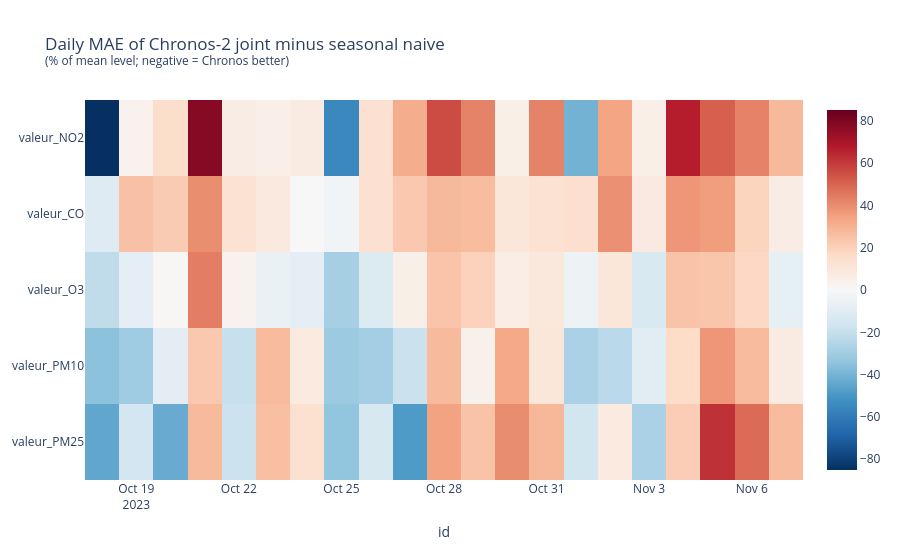

The notebook cell this image was saved under:
### Code cell
# Where does Chronos-2 beat or lose to seasonal naive most clearly? (daily MAE gap per pollutant, % of mean level)
daily_gap = ((val[pollutants] - pred_chronos_joint[pollutants]).abs() - (val[pollutants] - pred_snaive[pollutants]).abs()).resample("D").mean() / level * 100
fig = px.imshow(daily_gap.T, color_continuous_scale="RdBu_r", color_continuous_midpoint=0, aspect="auto",
                title="Daily MAE of Chronos-2 joint minus seasonal naive <br><sup>(% of mean level; negative = Chronos better)</sup>")
fig.show()

### Figure 1 — Plotly figure (JSON) as saved in the notebook; plotly's stock layout.template omitted (floating-point values rounded to 4 significant figures)
{"data": [{"coloraxis": "coloraxis", "hovertemplate": "id: %{x}<br>y: %{y}<br>color: %{z}<extra></extra>", "name": "0", "type": "heatmap", "x": ["2023-10-18T00:00:00.000000", "2023-10-19T00:00:00.000000", "2023-10-20T00:00:00.000000", "2023-10-21T00:00:00.000000", "2023-10-22T00:00:00.000000", "2023-10-23T00:00:00.000000", "2023-10-24T00:00:00.000000", "2023-10-25T00:00:00.000000", "2023-10-26T00:00:00.000000", "2023-10-27T00:00:00.000000", "2023-10-28T00:00:00.000000", "2023-10-29T00:00:00.000000", "2023-10-30T00:00:00.000000", "2023-10-31T00:00:00.000000", "2023-11-01T00:00:00.000000", "2023-11-02T00:00:00.000000", "2023-11-03T00:00:00.000000", "2023-11-04T00:00:00.000000", "2023-11-05T00:00:00.000000", "2023-11-06T00:00:00.000000", "2023-11-07T00:00:00.000000"], "xaxis": "x", "y": ["valeur_NO2", "valeur_CO", "valeur_O3", "valeur_PM10", "valeur_PM25"], "yaxis": "y", "z": [[-85.11, 3.532, 15.02, 78.1, 6.552, 5.203, 7.353, -55.08, 13.18, 31.23, 55.75, 42.43, 4.791, 42.45, -40.51, 33.6, 5.33, 66.89, 51.3, 42.79, 27.81], [-11.2, 25.64, 21.93, 39.71, 13.03, 8.375, 0.08925, -3.248, 13.26, 23.01, 27.86, 26.78, 10.15, 12.88, 14.37, 39.11, 8.322, 37.64, 35.74, 18.98, 6.422], [-21.72, -8.493, 0.7043, 43.55, 3.691, -5.765, -8.448, -28.53, -12.3, 5.021, 24.23, 19.81, 6.118, 9.186, -4.406, 10.21, -13.3, 24.67, 23.78, 17.56, -7.565], [-35.03, -30.43, -9.074, 23.06, -19.63, 27.15, 8.156, -31.34, -29.25, -18.54, 27.44, 4.228, 32.87, 10.45, -27.47, -23.16, -9.193, 16.55, 37.67, 27.13, 7.341], [-44.7, -15.67, -42.88, 27.27, -18.33, 25.89, 13.35, -34.02, -14.07, -48.43, 34.45, 24.64, 40.04, 28.06, -16.45, 7.999, -27.53, 21.31, 62.29, 48.31, 27.1]]}], "layout": {"coloraxis": {"autocolorscale": false, "cmid": 0, "colorscale": [[0, "rgb(5,48,97)"], [0.1, "rgb(33,102,172)"], [0.2, "rgb(67,147,195)"], [0.3, "rgb(146,197,222)"], [0.4, "rgb(209,229,240)"], [0.5, "rgb(247,247,247)"], [0.6, "rgb(253,219,199)"], [0.7, "rgb(244,165,130)"], [0.8, "rgb(214,96,77)"], [0.9, "rgb(178,24,43)"], [1, "rgb(103,0,31)"]]}, "title": {"text": "Daily MAE of Chronos-2 joint minus seasonal naive <br><sup>(% of mean level; negative = Chronos better)</sup>"}, "xaxis": {"anchor": "y", "domain": [0, 1], "title": {"text": "id"}}, "yaxis": {"anchor": "x", "autorange": "reversed", "domain": [0, 1]}}}
